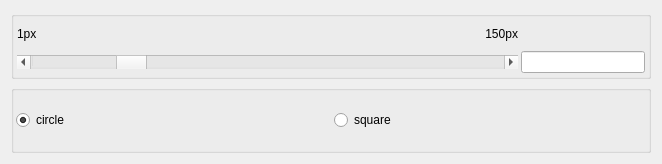
<?xml version="1.0" encoding="UTF-8"?>
<ui version="4.0">
 <class>TMOGUITool</class>
 <widget class="QDialog" name="TMOGUITool">
  <property name="geometry">
   <rect>
    <x>0</x>
    <y>0</y>
    <width>662</width>
    <height>164</height>
   </rect>
  </property>
  <property name="windowTitle">
   <string>Info Tool</string>
  </property>
  <layout class="QGridLayout" name="gridLayout_2">
   <item row="0" column="0">
    <widget class="QGroupBox" name="size">
     <property name="toolTip">
      <string>Circle - radius, box - square</string>
     </property>
     <property name="flat">
      <bool>false</bool>
     </property>
     <layout class="QGridLayout" name="gridLayout" columnstretch="2,2,1">
      <property name="leftMargin">
       <number>3</number>
      </property>
      <property name="topMargin">
       <number>3</number>
      </property>
      <property name="rightMargin">
       <number>3</number>
      </property>
      <property name="bottomMargin">
       <number>3</number>
      </property>
      <property name="spacing">
       <number>3</number>
      </property>
      <item row="1" column="2">
       <widget class="QLineEdit" name="editSize">
        <property name="sizePolicy">
         <sizepolicy hsizetype="Minimum" vsizetype="Fixed">
          <horstretch>0</horstretch>
          <verstretch>0</verstretch>
         </sizepolicy>
        </property>
        <property name="toolTip">
         <string>You can write size from keyboard</string>
        </property>
        <property name="frame">
         <bool>true</bool>
        </property>
       </widget>
      </item>
      <item row="0" column="1">
       <widget class="QLabel" name="radMax">
        <property name="toolTip">
         <string>Maximum valid value</string>
        </property>
        <property name="layoutDirection">
         <enum>Qt::LeftToRight</enum>
        </property>
        <property name="text">
         <string>150px</string>
        </property>
        <property name="alignment">
         <set>Qt::AlignRight|Qt::AlignTrailing|Qt::AlignVCenter</set>
        </property>
        <property name="wordWrap">
         <bool>false</bool>
        </property>
       </widget>
      </item>
      <item row="0" column="0">
       <widget class="QLabel" name="labelMin">
        <property name="toolTip">
         <string>Minimum valid value</string>
        </property>
        <property name="text">
         <string>1px</string>
        </property>
        <property name="wordWrap">
         <bool>false</bool>
        </property>
       </widget>
      </item>
      <item row="1" column="0" colspan="2">
       <widget class="QScrollBar" name="scrollBar">
        <property name="sizePolicy">
         <sizepolicy hsizetype="Expanding" vsizetype="Fixed">
          <horstretch>0</horstretch>
          <verstretch>0</verstretch>
         </sizepolicy>
        </property>
        <property name="toolTip">
         <string>Set Size of tool</string>
        </property>
        <property name="minimum">
         <number>1</number>
        </property>
        <property name="maximum">
         <number>150</number>
        </property>
        <property name="singleStep">
         <number>2</number>
        </property>
        <property name="value">
         <number>30</number>
        </property>
        <property name="orientation">
         <enum>Qt::Horizontal</enum>
        </property>
       </widget>
      </item>
     </layout>
    </widget>
   </item>
   <item row="1" column="0">
    <widget class="QGroupBox" name="shape">
     <layout class="QHBoxLayout" name="horizontalLayout">
      <property name="leftMargin">
       <number>2</number>
      </property>
      <property name="topMargin">
       <number>2</number>
      </property>
      <property name="rightMargin">
       <number>2</number>
      </property>
      <property name="bottomMargin">
       <number>2</number>
      </property>
      <item>
       <widget class="QRadioButton" name="radioCircle">
        <property name="toolTip">
         <string>circle shape of tool</string>
        </property>
        <property name="text">
         <string>circle</string>
        </property>
        <property name="checked">
         <bool>true</bool>
        </property>
       </widget>
      </item>
      <item>
       <widget class="QRadioButton" name="radioSquare">
        <property name="toolTip">
         <string>square shape of tool</string>
        </property>
        <property name="text">
         <string>square</string>
        </property>
       </widget>
      </item>
     </layout>
    </widget>
   </item>
  </layout>
 </widget>
 <layoutdefault spacing="6" margin="11"/>
 <pixmapfunction>qPixmapFromMimeSource</pixmapfunction>
 <resources/>
 <connections/>
</ui>
